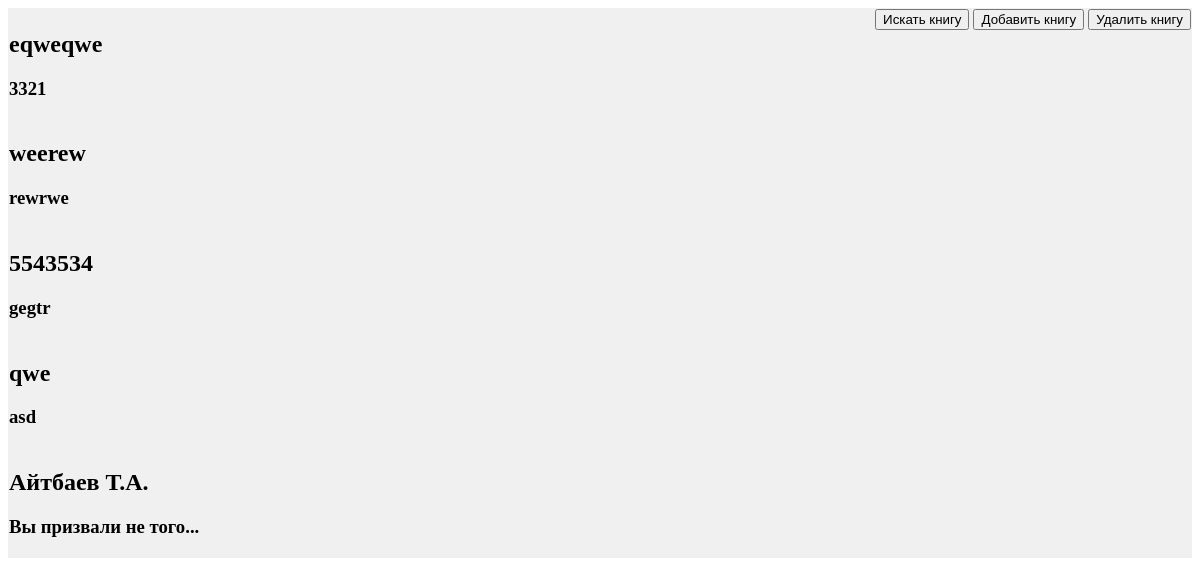
Page /allbooks/ on the earlier database version.
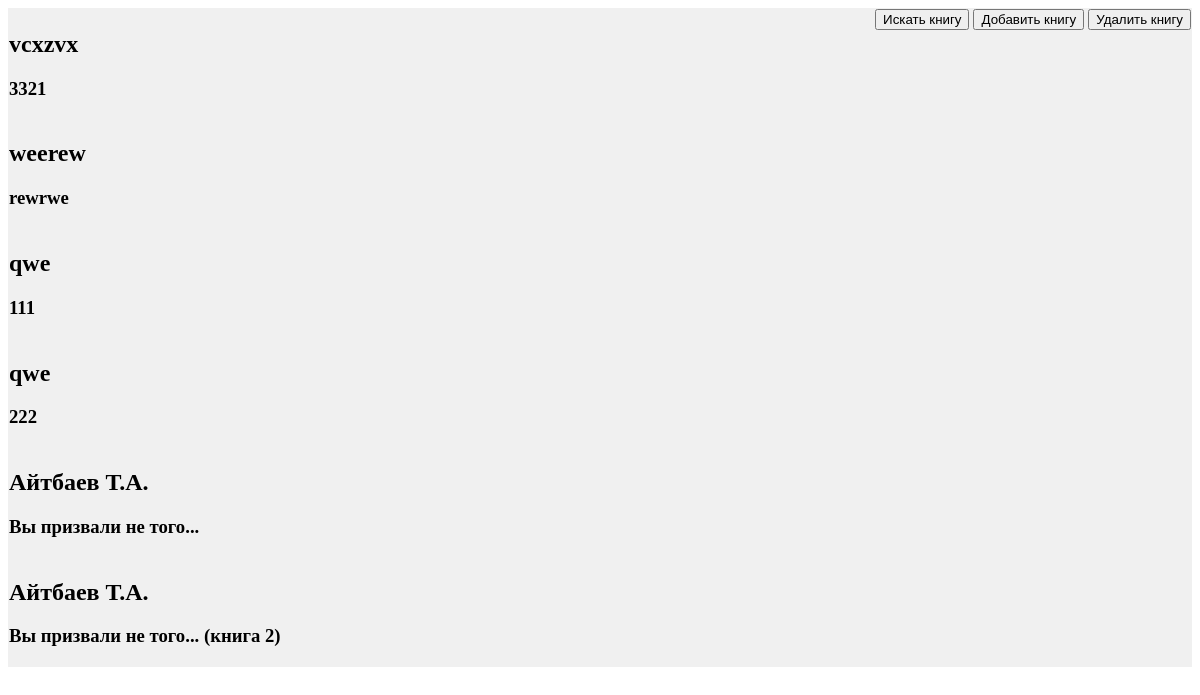
Same page on the later database version.
### library/models.py (models this page shows)
class Library(models.Model):
    author = models.CharField(max_length=120, null=False)
    book_name = models.CharField(max_length=120, null=False)
    description = models.CharField(max_length=1200, null=False)

### library/views.py (the view)
# urls.py: path('allbooks/', AllBooksView.as_view())
class AllBooksView(View):
    def get(self, request):
        books = Library.objects.all()
        return render(request, 'allbooks/index.html', {'books': books})

### library/templates/allbooks/index.html (shortened to what this page needs)
<!DOCTYPE html>
<html>
    <head>
    </head>
    <body>
        <aside>
            <blog2>
                <input type="submit" value="Искать книгу" onclick="location.href='../'">
                <input type="submit" value="Добавить книгу" onclick="location.href='../addbook/'">
                <input type="submit" value="Удалить книгу" onclick="location.href='../deletebook/'" >
            </blog2>
        </aside>
            {% for book in books %}
        <aside>
            <h2>{{ book.author }}</h2>
            <h3>{{ book.book_name }}</h3>
        </aside>
            {% endfor %}
    </body>
</html>

Differences in the rows shown:
removed Library: author "5543534", book_name "gegtr"
changed Library: author "eqweqwe" → "vcxzvx"
added Library: author "qwe", book_name "111"
changed Library (number 4 of 6 on the later page): book_name "asd" → "222"
added Library: author "Айтбаев Т.А.", book_name "Вы призвали не того... (книга 2)"
